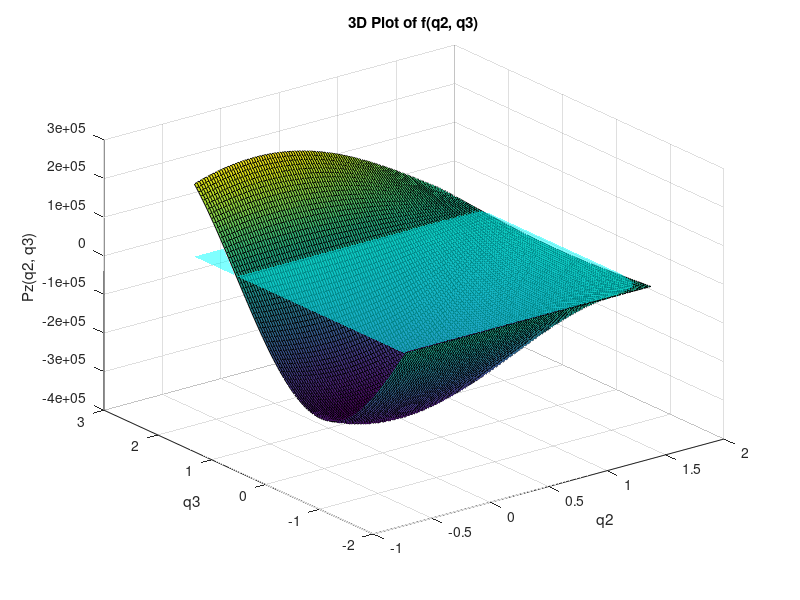

Write MATLAB code to recreate this figure.
% Define the range of q2 and q3 values
q2 = linspace(-pi/6, pi/2, 100);  % Adjust the range and resolution as needed
q3 = linspace(-pi/2, 3*pi/4, 100);

% Create a grid of (q2, q3) values using meshgrid
[Q2, Q3] = meshgrid(q2, q3);

% Calculate the function values at each point in the grid
% Replace 'your_function' with your actual function
gamma=0.8110; beta=0.7141;
Z = 1350*sin(Q3) + 358*cos(4*pi/3+2*gamma-Q3-Q2-beta)*sin(Q3) + 358*cos(Q3)*sin(Q3)*sin(4*pi/3+2*gamma-Q3-Q2-beta) ;

% Create a 3D surface plot
figure
surf(Q2, Q3, Z)

% Label the axes and add a title
xlabel('q2');
ylabel('q3');
zlabel('Pz(q2, q3)');
title('3D Plot of f(q2, q3)');
% Plot the plane z = 0
hold on;  % Allow multiple plots on the same graph
zPlane = zeros(size(Q2));  % Create a plane at z = 0
surf(Q2, Q3, zPlane, 'FaceAlpha', 0.5, 'EdgeColor', 'none', 'FaceColor', 'cyan');  % Plot the plane in cyan with transparency
hold off;  % Release the hold on the plot